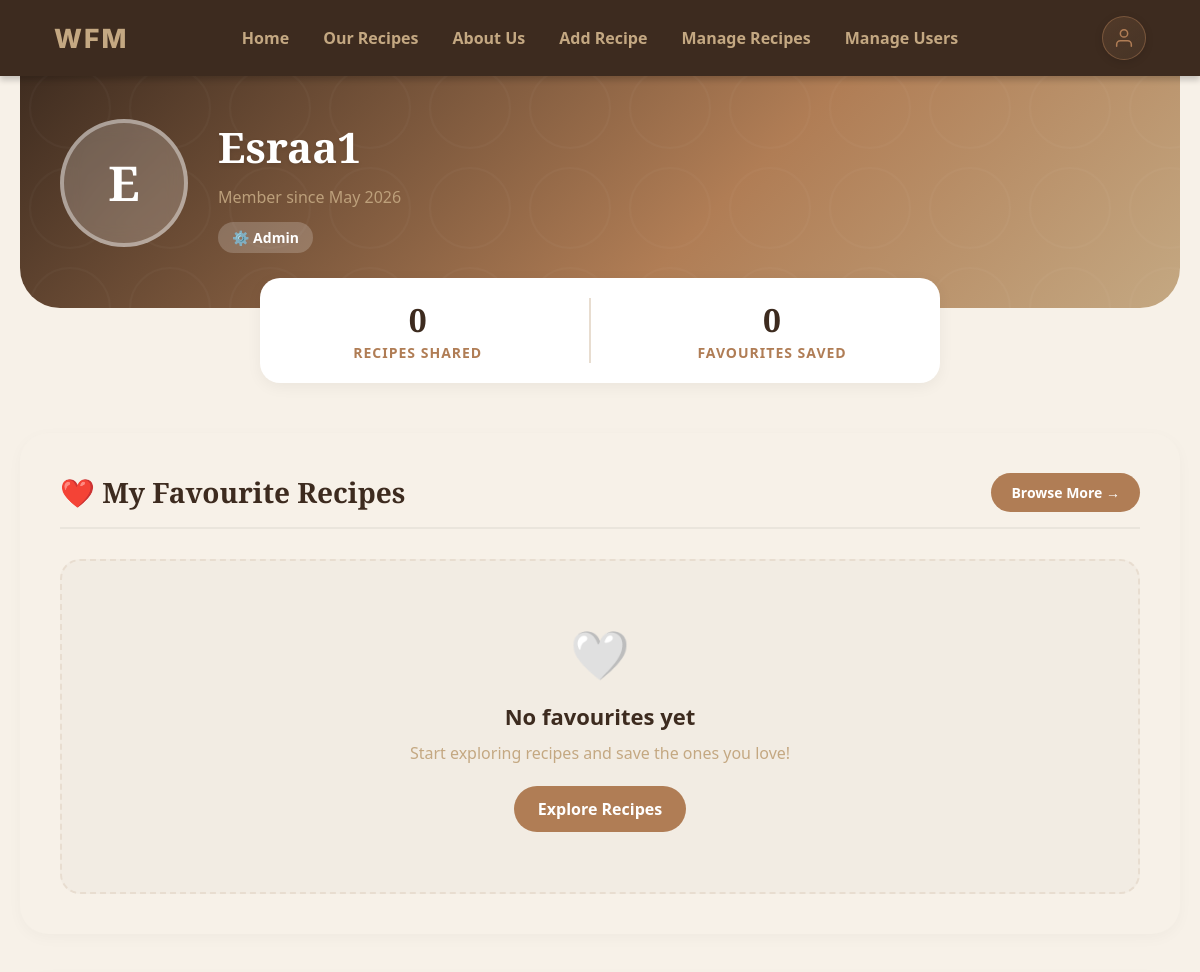
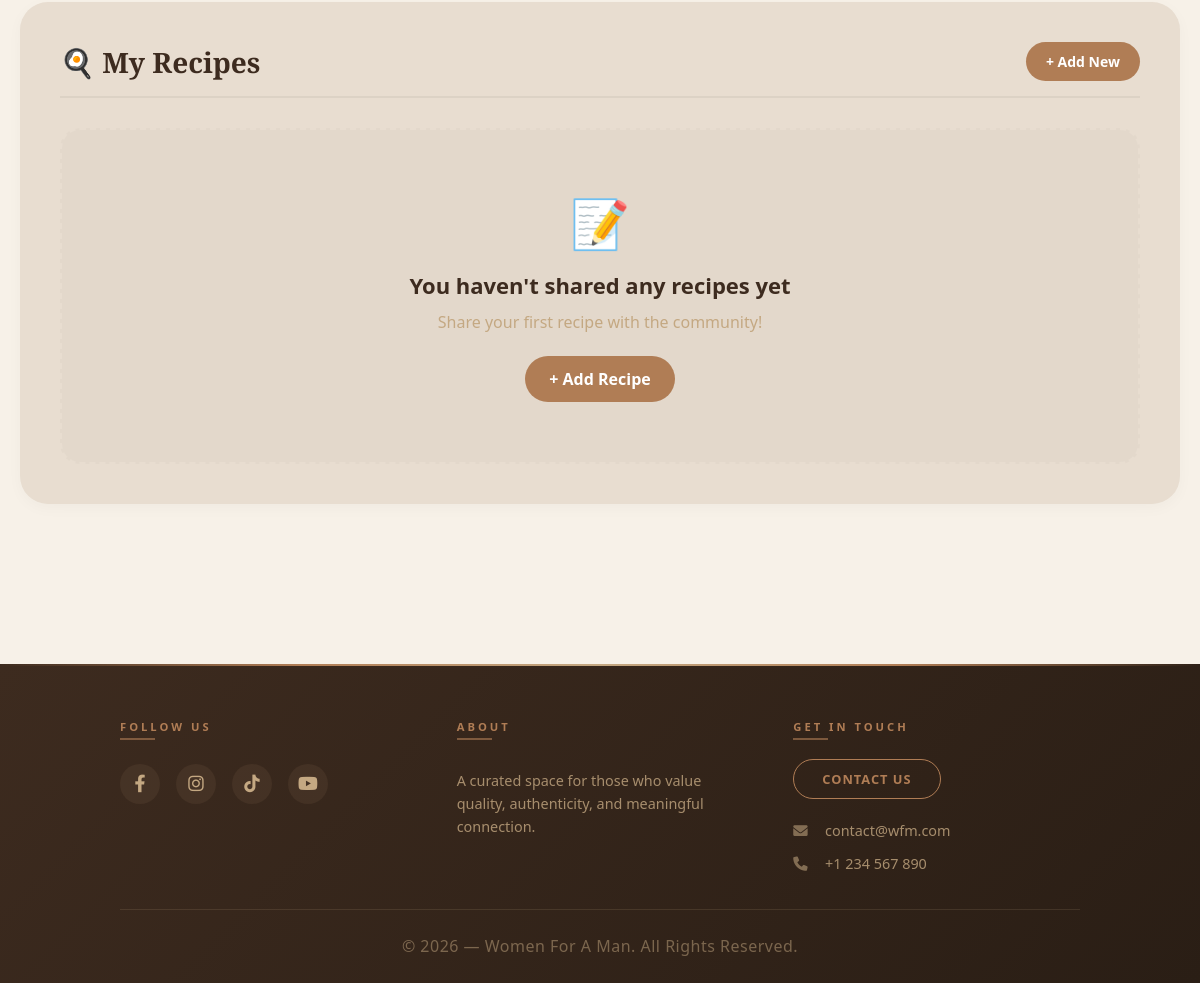
Page /profile/ (signed in) on the committed database (2 pictures, top to bottom).
### main/models.py (models this page shows, shortened)
class User(AbstractUser):
    profile_picture = models.ImageField(
        upload_to='profiles/',
        blank=True,
        null=True
    )
    bio = models.TextField(blank=True, null=True)
    groups = models.ManyToManyField(
        'auth.Group',
        related_name='main_user_set',
        blank=True
    )
    user_permissions = models.ManyToManyField(
        'auth.Permission',
        related_name='main_user_set',
        blank=True
    )

### main/views.py (the view)
# urls.py: path('profile/', views.profile_view, name='profile'),
@login_required
def profile_view(request):
    favourite_recipes = Favourite.objects.filter(
        user=request.user
    ).select_related('recipe').order_by('-added_at')
    return render(request, 'main/profile.html', {'favourite_recipes': favourite_recipes})

### main/templates/main/profile.html (shortened to what this page needs)
{% extends 'main/base.html' %}
{% load static %}
{% block extra_css %}
<link rel="stylesheet" href="{% static 'main/css/profile.css' %}">
{% endblock %}
{% block content %}
<div class="profile-page">
  <div class="profile-hero">
    <div class="profile-hero-inner">
      <div class="profile-avatar">
        <span class="profile-avatar-letter">{{ user.username|first|upper }}</span>
      </div>
      <div class="profile-hero-info">
        <h1 class="profile-username">{{ user.username }}</h1>
        <p class="profile-member-since">Member since {{ user.date_joined|date:"F Y" }}</p>
        <span class="profile-badge">{% if user.is_staff %}⚙️ Admin{% else %}🍳 Home Chef{% endif %}</span>
      </div>
    </div>
  </div>
  <div class="profile-stats-bar">
    <div class="profile-stat">
      <span class="stat-number">{{ user.recipes.count }}</span>
      <span class="stat-label">Recipes Shared</span>
    </div>
    <div class="profile-stat-divider"></div>
    <div class="profile-stat">
      <span class="stat-number">{{ favourite_recipes.count }}</span>
      <span class="stat-label">Favourites Saved</span>
    </div>
  </div>
  <section class="profile-section">
    <div class="profile-section-header">
      <h2 class="profile-section-title">❤️ My Favourite Recipes</h2>
      <a href="{% url 'our_recipes' %}" class="profile-browse-btn">Browse More →</a>
    </div>
    {% if favourite_recipes %}
      <div class="profile-recipes-grid">
        {% for fav in favourite_recipes %}
          <div class="profile-recipe-card">
            {% if fav.recipe.image %}
              <div class="profile-card-img-wrap">
                <img src="{{ fav.recipe.image.url }}" alt="{{ fav.recipe.title }}" class="profile-card-img">
              </div>
            {% else %}
              <div class="profile-card-img-wrap profile-card-no-img">
                <span class="profile-card-emoji">🍽️</span>
              </div>
            {% endif %}
            <div class="profile-card-body">
              <span class="profile-card-category">{{ fav.recipe.category.name|default:"Uncategorized" }}</span>
              <h3 class="profile-card-title">{{ fav.recipe.title }}</h3>
              <p class="profile-card-desc">{{ fav.recipe.description|truncatewords:12 }}</p>
              <div class="profile-card-footer">
                <span class="profile-card-author">By {{ fav.recipe.author.username }}</span>
                <a href="{% url 'recipe_details' fav.recipe.id %}" class="profile-card-link">View →</a>
              </div>
            </div>
          </div>
        {% endfor %}
      </div>
    {% else %}
      <div class="profile-empty">
        <div class="profile-empty-icon">🤍</div>
        <h3 class="profile-empty-title">No favourites yet</h3>
        <p class="profile-empty-text">Start exploring recipes and save the ones you love!</p>
        <a href="{% url 'our_recipes' %}" class="profile-empty-btn">Explore Recipes</a>
      </div>
    {% endif %}
  </section>
  <section class="profile-section bg-linen">
    <div class="profile-section-header">
      <h2 class="profile-section-title">🍳 My Recipes</h2>
      <a href="{% url 'add_recipe' %}" class="profile-browse-btn">+ Add New</a>
    </div>
    {% if user.recipes.all %}
      <div class="profile-recipes-grid">
        {% for recipe in user.recipes.all %}
          <div class="profile-recipe-card">
            {% if recipe.image %}
              <div class="profile-card-img-wrap">
                <img src="{{ recipe.image.url }}" alt="{{ recipe.title }}" class="profile-card-img">
              </div>
            {% else %}
              <div class="profile-card-img-wrap profile-card-no-img">
                <span class="profile-card-emoji">🍽️</span>
              </div>
            {% endif %}
            <div class="profile-card-body">
              <span class="profile-card-category">{{ recipe.category.name|default:"Uncategorized" }}</span>
              <h3 class="profile-card-title">{{ recipe.title }}</h3>
              <p class="profile-card-desc">{{ recipe.description|truncatewords:12 }}</p>
              <div class="profile-card-footer">
                <a href="{% url 'edit_recipe' recipe.id %}" class="profile-edit-btn">✏️ Edit</a>
              </div>
            </div>
          </div>
        {% endfor %}
      </div>
    {% else %}
      <div class="profile-empty">
        <div class="profile-empty-icon">📝</div>
        <h3 class="profile-empty-title">You haven't shared any recipes yet</h3>
        <p class="profile-empty-text">Share your first recipe with the community!</p>
        <a href="{% url 'add_recipe' %}" class="profile-empty-btn">+ Add Recipe</a>
      </div>
    {% endif %}
  </section>
</div>
{% endblock %}

### main/static/main/css/root.css (style rules this page uses)
:root { --parchment: #F7F1E8; --linen: #E8DDD0; --walnut: #3D2B1F; --clay: #B07D55; --sand: #C4A882; --sage: #8FA68E; --h2-size: 36px; --h3-size: 22px; --p-size: 16px; --tag-size: 12px; --button-size: 14px; --footer-size: 13px; --profile-gradient: linear-gradient(135deg, #3D2B1F 0%, #B07D55 60%, #C4A882 100%); --glass-bg: rgba(255, 255, 255, 0.72); --glass-border: rgba(255, 255, 255, 0.55); --glass-shadow: 0 8px 40px rgba(61, 43, 31, 0.13); --card-radius: 28px; --transition: 0.3s cubic-bezier(0.4, 0, 0.2, 1); }
body { background-color: var(--parchment); color: var(--walnut); font-family: 'Segoe UI', Tahoma, Geneva, Verdana, sans-serif; margin: 0; padding: 0; padding-top: 58px; }
section:nth-of-type(even), .bg-linen { background-color: var(--linen); }
section:nth-of-type(odd), .bg-parchment { background-color: var(--parchment); }
h2 { font-family: 'Playfair Display', serif; color: var(--walnut); font-size: var(--h2-size); margin-bottom: 15px; }
h3 { color: var(--clay); font-size: var(--h3-size); margin-bottom: 10px; }
p { color: var(--sand); font-size: var(--p-size); line-height: 1.6; }

### main/static/main/css/profile.css (style rules this page uses)
.profile-page { max-width: 1200px; margin: 0 auto; padding: 0 20px 60px; }
.profile-hero { background: var(--profile-gradient); border-radius: 0 0 40px 40px; padding: 60px 40px; margin-bottom: 40px; position: relative; overflow: hidden; }
.profile-hero::after { content: ''; position: absolute; top: 0; left: 0; right: 0; bottom: 0; opacity: 0.5; pointer-events: none; }
.profile-hero-inner { display: flex; align-items: center; gap: 30px; position: relative; z-index: 1; }
.profile-avatar { width: 120px; height: 120px; background: rgba(255, 255, 255, 0.2); border: 4px solid rgba(255, 255, 255, 0.4); border-radius: 50%; display: flex; align-items: center; justify-content: center; backdrop-filter: blur(10px); }
.profile-avatar-letter { font-size: 48px; font-weight: 700; color: white; font-family: 'Playfair Display', serif; }
.profile-hero-info { color: white; }
.profile-username { font-family: 'Playfair Display', serif; font-size: 42px; margin: 0 0 10px; text-shadow: 0 2px 4px rgba(0,0,0,0.1); }
.profile-member-since { font-size: 16px; opacity: 0.9; margin: 0 0 15px; }
.profile-badge { background: rgba(255, 255, 255, 0.2); padding: 6px 14px; border-radius: 20px; font-size: 14px; font-weight: 600; backdrop-filter: blur(5px); }
.profile-stats-bar { display: flex; background: white; border-radius: 20px; padding: 20px 40px; box-shadow: 0 4px 15px rgba(0,0,0,0.05); margin: -70px auto 50px; max-width: 600px; position: relative; z-index: 2; justify-content: space-around; }
.profile-stat { text-align: center; }
.stat-number { display: block; font-size: 32px; font-weight: 700; color: var(--walnut); font-family: 'Playfair Display', serif; }
.stat-label { font-size: 14px; color: var(--clay); text-transform: uppercase; letter-spacing: 1px; font-weight: 600; }
.profile-stat-divider { width: 2px; background: var(--linen); }
.profile-section { padding: 40px; background: white; border-radius: var(--card-radius); box-shadow: 0 4px 15px rgba(0,0,0,0.03); margin-bottom: 40px; }
.profile-section.bg-linen { background: var(--linen); }
.profile-section-header { display: flex; justify-content: space-between; align-items: center; margin-bottom: 30px; padding-bottom: 15px; border-bottom: 2px solid rgba(0,0,0,0.05); }
.profile-section-title { font-size: 28px; margin: 0; }
.profile-browse-btn { background: var(--clay); color: white; padding: 10px 20px; border-radius: 20px; text-decoration: none; font-weight: 600; font-size: 14px; transition: background 0.3s ease; }
.profile-empty { text-align: center; padding: 60px 20px; background: rgba(0,0,0,0.02); border-radius: 20px; border: 2px dashed var(--linen); }
.profile-empty-icon { font-size: 48px; margin-bottom: 15px; }
.profile-empty-title { font-size: 22px; color: var(--walnut); margin: 0 0 10px; }
.profile-empty-text { color: var(--sand); margin: 0 0 20px; }
.profile-empty-btn { display: inline-block; background: var(--clay); color: white; padding: 12px 24px; border-radius: 24px; text-decoration: none; font-weight: 600; transition: background 0.3s ease; }

### rows in the picture
User: username|first "E", username "Esraa1", date_joined "May 2026", recipes.count "0"

### other values in the picture
{{ favourite_recipes.count }} "0"
